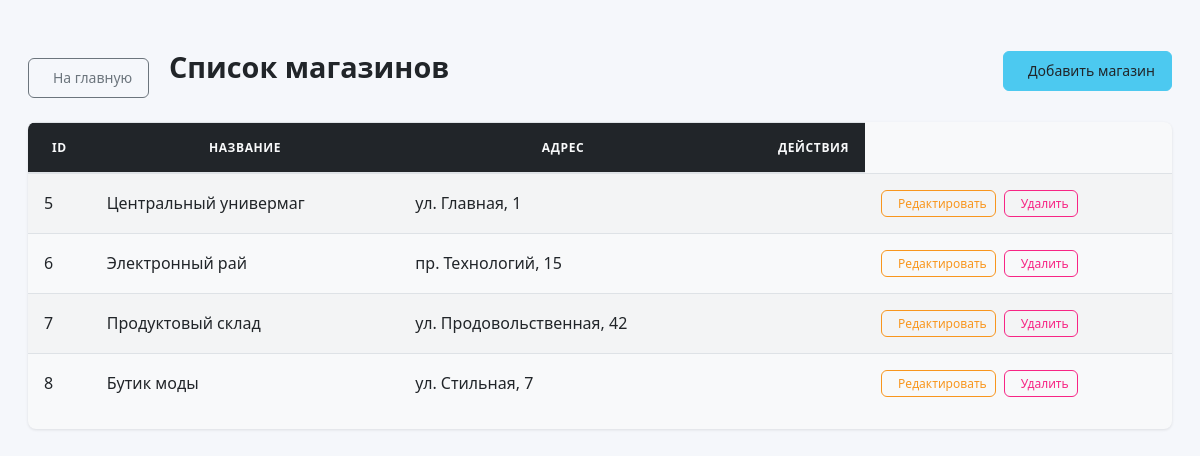
Screenshot of /receipts/stores/ (signed in) with the database file from the repository.
### receipts/models.py (models this page shows, shortened)
class Store(models.Model):
    name = models.CharField(max_length=100)
    address = models.CharField(max_length=200)

### receipts/views.py (the view)
# urls.py: path('stores/', views.store_list, name='store_list'),
@login_required
def store_list(request):
    stores = Store.objects.all()
    return render(request, 'receipts/store_list.html', {'stores': stores})

### receipts/templates/receipts/store_list.html (shortened to what this page needs)
{% block content %}
<div class="container mt-4">
    <div class="d-flex justify-content-between align-items-center mb-4">
        <div>
            <a href="{% url 'receipt_list' %}" class="btn btn-outline-secondary me-2">
                 На главную
            </a>
            <h1 class="d-inline-block mb-0"> Список магазинов</h1>
        </div>
        {% if user.role != 'cashier'%}
        <div>
            <a href="{% url 'store_create' %}" class="btn btn-success">
                 Добавить магазин
            </a>
        </div>
        {% endif %}
    </div>
    <div class="table-responsive">
        <table class="table table-striped table-hover align-middle">
            <thead class="table-dark">
                <tr>
                    <th>ID</th>
                    <th>Название</th>
                    <th>Адрес</th>
                    {% if user.role != 'cashier'%}
                    <th class="text-end">Действия</th>
                    {% endif %}
                </tr>
            </thead>
            <tbody>
                {% for store in stores %}
                <tr>
                    <td>{{ store.id }}</td>
                    <td>{{ store.name }}</td>
                    <td>{{ store.address }}</td>
                    <td>{{ store.created_at|date:"d.m.Y H:i" }}</td>
                    {% if user.role != 'cashier'%}
                    <td class="text-end">
                        <div class="btn-group" role="group">
                            <a href="{% url 'store_update' pk=store.pk %}" class="btn btn-sm btn-outline-warning">
                                 Редактировать
                            </a>
                            <a href="{% url 'store_delete' pk=store.pk %}" class="btn btn-sm btn-outline-danger">
                                 Удалить
                            </a>
                        </div>
                    </td>
                    {% endif %}
                </tr>
                {% endfor %}
            </tbody>
        </table>
    </div>
</div>
{% endblock %}

### receipts/templates/receipts/store_list.html (style rules this page uses)
.container { max-width: 1200px; margin: 0 auto; padding: 20px; }
.d-flex { display: flex; flex-wrap: wrap; gap: 15px; }
.justify-content-between { justify-content: space-between; }
.align-items-center { align-items: center; }
.mb-4 { margin-bottom: 1.5rem; }
.mt-4 { margin-top: 1.5rem; }
h1 { color: var(--dark); font-weight: 600; font-size: 1.8rem; margin: 0; display: inline-flex; align-items: center; gap: 10px; }
.d-inline-block { display: inline-block; }
.mb-0 { margin-bottom: 0; }
.btn { display: inline-flex; align-items: center; justify-content: center; padding: 0.5rem 1rem; border-radius: 0.375rem; font-weight: 500; transition: all 0.2s ease; text-decoration: none; border: 1px solid transparent; font-size: 0.875rem; gap: 0.5rem; }
.btn-sm { padding: 0.25rem 0.5rem; font-size: 0.75rem; }
.btn-group { display: flex; gap: 0.5rem; }
.btn-outline-secondary { color: var(--gray); border-color: var(--gray); background-color: transparent; }
.btn-success { background-color: var(--success); color: var(--dark); border-color: var(--success); }
.btn-outline-warning { color: var(--warning); border-color: var(--warning); background-color: transparent; }
.btn-outline-danger { color: var(--danger); border-color: var(--danger); background-color: transparent; }
.me-2 { margin-right: 0.5rem; }
.table-responsive { overflow-x: auto; border-radius: 0.5rem; box-shadow: 0 1px 3px rgba(0, 0, 0, 0.1); background-color: var(--light); }
.table { width: 100%; border-collapse: collapse; margin-bottom: 1rem; }
.table th, .table td { padding: 1rem; vertical-align: middle; border-top: 1px solid #dee2e6; }
.table thead th { vertical-align: bottom; border-bottom: 2px solid #dee2e6; background-color: var(--dark); color: var(--light); font-weight: 600; text-transform: uppercase; font-size: 0.75rem; letter-spacing: 0.05em; }
.table-striped tbody tr:nth-of-type(odd) { background-color: rgba(0, 0, 0, 0.02); }
.align-middle { vertical-align: middle; }
.text-end { text-align: right; }

### rows the page displays
Store: id "5", name "Центральный универмаг", address "ул. Главная, 1"
Store: id "6", name "Электронный рай", address "пр. Технологий, 15"
Store: id "7", name "Продуктовый склад", address "ул. Продовольственная, 42"
Store: id "8", name "Бутик моды", address "ул. Стильная, 7"
